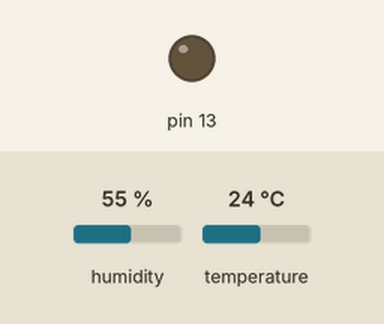
Simulated run of this sketch. Board: Arduino Uno, built with avr-gcc and run on an emulated ATmega328P. Shown: output pins drawn as LEDs (lit = HIGH). The inputs (shaded band) are chosen by the test bench; at power-on: temperature 24 °C, humidity 55 %. What the sketch prints to the serial monitor is not drawn.

Above: at 5.5 s.
5.6 s: temperature set to 12 °C
At 8.1 s:
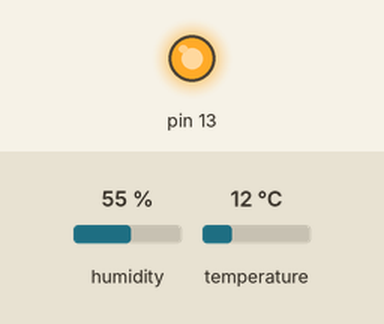
Timing chart, 0 to 9.6 s (numbered marks = the images above; inputs shaded):
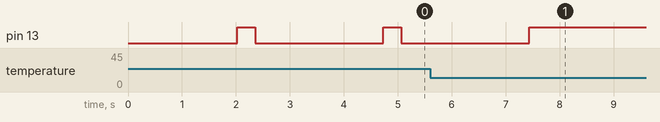

The sketch:

DHTtester.ino
```cpp
// Example testing sketch for various DHT humidity/temperature sensors
// Written by ladyada, public domain

// REQUIRES the following Arduino libraries:
// - DHT Sensor Library: https://github.com/adafruit/DHT-sensor-library
// - Adafruit Unified Sensor Lib: https://github.com/adafruit/Adafruit_Sensor

#include "DHT.h"

#define DHTPIN 2     // Digital pin connected to the DHT sensor
// Feather HUZZAH ESP8266 note: use pins 3, 4, 5, 12, 13 or 14 --
// Pin 15 can work but DHT must be disconnected during program upload.

// Uncomment whatever type you're using!
#define DHTTYPE DHT11   // DHT 11
//#define DHTTYPE DHT22   // DHT 22  (AM2302), AM2321
//#define DHTTYPE DHT21   // DHT 21 (AM2301)

// Connect pin 1 (on the left) of the sensor to +5V
// NOTE: If using a board with 3.3V logic like an Arduino Due connect pin 1
// to 3.3V instead of 5V!
// Connect pin 2 of the sensor to whatever your DHTPIN is
// Connect pin 4 (on the right) of the sensor to GROUND
// Connect a 10K resistor from pin 2 (data) to pin 1 (power) of the sensor

// Initialize DHT sensor.
// Note that older versions of this library took an optional third parameter to
// tweak the timings for faster processors.  This parameter is no longer needed
// as the current DHT reading algorithm adjusts itself to work on faster procs.
DHT dht(DHTPIN, DHTTYPE);

void setup() {
  Serial.begin(9600);
  Serial.println(F("DHTxx test!"));
  pinMode(13,OUTPUT);
  dht.begin();
}

void loop() {
  // Wait a few seconds between measurements.
  delay(2000);

  // Reading temperature or humidity takes about 250 milliseconds!
  // Sensor readings may also be up to 2 seconds 'old' (its a very slow sensor)
  float h = dht.readHumidity();
  // Read temperature as Celsius (the default)
  float t = dht.readTemperature();
  // Read temperature as Fahrenheit (isFahrenheit = true)
  float f = dht.readTemperature(true);

  // Check if any reads failed and exit early (to try again).
  if (isnan(h) || isnan(t) || isnan(f)) {
    Serial.println(F("Failed to read from DHT sensor!"));
    return;
  }

  // Compute heat index in Fahrenheit (the default)
  float hif = dht.computeHeatIndex(f, h);
  // Compute heat index in Celsius (isFahreheit = false)
  float hic = dht.computeHeatIndex(t, h, false);

  Serial.print(1000/(t-21));
digitalWrite(13, HIGH);   // turn the LED on (HIGH is the voltage level)
  delay(1000/(t-21));                       // wait for a second
  digitalWrite(13, LOW);    // turn the LED off by making the voltage LOW
   delay(1000/(t-21));
  Serial.print("3");
  Serial.print(F("Humidity: "));
  Serial.print(h);
  Serial.print(F("%  Temperature: "));
  Serial.print(t);
  Serial.print(F("°C "));
  Serial.print(f);
  Serial.print(F("°F  Heat index: "));
  Serial.print(hic);
  Serial.print(F("°C "));
  Serial.print(hif);
  Serial.println(F("°F"));
}
```

blink.cpp
```cpp
// (licence header left out)
#include <Arduino.h>
#include "blink.h"

Blink::Blink(int pin){
 pinMode(pin, OUTPUT);
 pinNumber = pin;
}

void Blink::blink(bool value){
 if(value == true){
 digitalWrite(pinNumber,HIGH);
 delay(1000);
 digitalWrite(pinNumber,LOW);
 delay(1000);
}else{
digitalWrite(pinNumber,LOW);
}
}

void Blink::blink(bool value, int blinkLength ){
 if(value == true){
digitalWrite(pinNumber,HIGH);
 delay(blinkLength);
 digitalWrite(pinNumber,LOW);
 delay(blinkLength);
}else{
digitalWrite(pinNumber,LOW);
}
}


void Blink::blink(bool value, int blinkLength, int blinkLoops){
 if(value == true){
 for (int i=0; i<=blinkLoops;i++) {
digitalWrite(pinNumber,HIGH);
 delay(blinkLength);
 digitalWrite(pinNumber,LOW);
 delay(blinkLength);
}
}else{
digitalWrite(pinNumber,LOW);
}
}
```

blink.h
```cpp
// (licence header left out)
#ifndef Blink_h
#define Blink_h

#include <Arduino.h>

#define ON true
#define OFF false

class Blink
{
public:
	Blink(int pin);  //Constructor. attach pin to blink
	void blink(bool value);  //enable blinking with 1s duration
	void blink(bool value, int blinkLength);   //enable blinking with blink duration
	void blink(bool value, int blinkLength, int blinkLoops);  //enable blinking with blink duration and number of loops
private:
	uint8_t pinNumber;
};

#endif
```

Measured:
- after the input at 5.6 s, pin 13: goes on until 7.4 s, then stays HIGH
- by itself, pin 13: alternates HIGH for 0.33 s and LOW for 2.4 s
